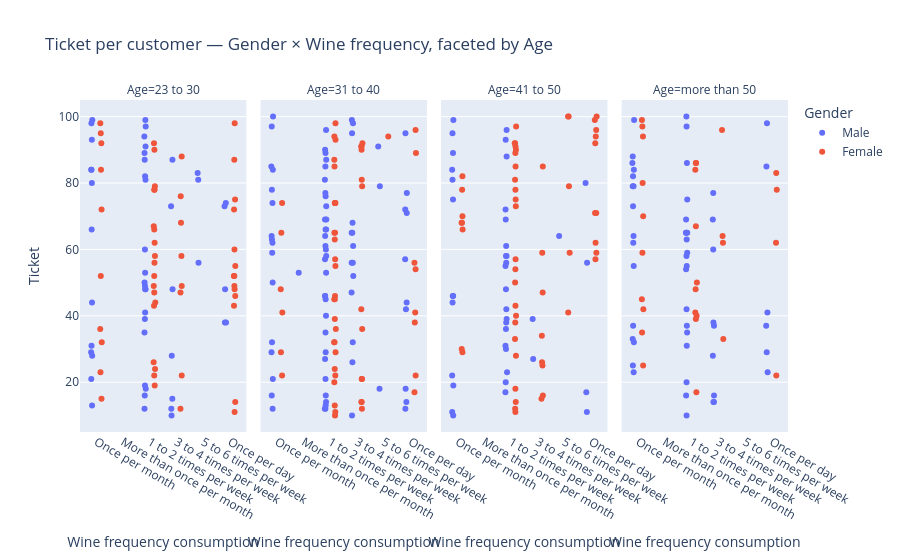

The cell this chart's notebook holds for it:
### Code cell
# Strip / scatter view: ticket per individual, colored by frequency, faceted by age
fig = px.strip(df, x='Wine frequency consumption', y='Ticket', color='Gender',
               facet_col='Age', category_orders={'Age': age_order, 'Wine frequency consumption': freq_order},
               title='Ticket per customer — Gender × Wine frequency, faceted by Age')
fig.update_xaxes(tickangle=30)
fig.show()

### Figure 1 — Plotly figure (JSON) as saved in the notebook; plotly's stock layout.template omitted (floating-point values rounded to 4 significant figures)
{"data": [{"alignmentgroup": "True", "boxpoints": "all", "fillcolor": "rgba(255,255,255,0)", "hoveron": "points", "hovertemplate": "Gender=Male<br>Age=23 to 30<br>Wine frequency consumption=%{x}<br>Ticket=%{y}<extra></extra>", "legendgroup": "Male", "line": {"color": "rgba(255,255,255,0)"}, "marker": {"color": "#636efa"}, "name": "Male", "offsetgroup": "Male", "orientation": "v", "pointpos": 0, "showlegend": true, "type": "box", "x": ["Once per month", "Once per day", "1 to 2 times per week", "1 to 2 times per week", "3 to 4 times per week", "1 to 2 times per week", "Once per day", "1 to 2 times per week", "1 to 2 times per week", "Once per month", "Once per day", "Once per day", "Once per month", "Once per month", "3 to 4 times per week", "3 to 4 times per week", "1 to 2 times per week", "5 to 6 times per week", "Once per month", "1 to 2 times per week", "1 to 2 times per week", "Once per month", "3 to 4 times per week", "3 to 4 times per week", "1 to 2 times per week", "Once per month", "5 to 6 times per week", "Once per month", "Once per month", "3 to 4 times per week", "1 to 2 times per week", "1 to 2 times per week", "1 to 2 times per week", "Once per month", "Once per month", "Once per month", "1 to 2 times per week", "1 to 2 times per week", "3 to 4 times per week", "1 to 2 times per week", "Once per day", "Once per month", "5 to 6 times per week", "1 to 2 times per week", "1 to 2 times per week", "1 to 2 times per week", "1 to 2 times per week", "1 to 2 times per week", "1 to 2 times per week"], "x0": " ", "xaxis": "x", "y": [13, 38, 82, 12, 28, 87, 74, 81, 48, 80, 38, 73, 93, 29, 73, 10, 94, 81, 99, 49, 91, 21, 87, 15, 16, 84, 83, 31, 66, 12, 39, 53, 48, 98, 28, 44, 18, 50, 48, 99, 48, 84, 56, 60, 89, 97, 19, 35, 41], "y0": " ", "yaxis": "y"}, {"alignmentgroup": "True", "boxpoints": "all", "fillcolor": "rgba(255,255,255,0)", "hoveron": "points", "hovertemplate": "Gender=Female<br>Age=23 to 30<br>Wine frequency consumption=%{x}<br>Ticket=%{y}<extra></extra>", "legendgroup": "Female", "line": {"color": "rgba(255,255,255,0)"}, "marker": {"color": "#EF553B"}, "name": "Female", "offsetgroup": "Female", "orientation": "v", "pointpos": 0, "showlegend": true, "type": "box", "x": ["Once per day", "3 to 4 times per week", "3 to 4 times per week", "Once per day", "Once per month", "1 to 2 times per week", "1 to 2 times per week", "1 to 2 times per week", "1 to 2 times per week", "1 to 2 times per week", "Once per day", "1 to 2 times per week", "Once per month", "1 to 2 times per week", "Once per day", "1 to 2 times per week", "1 to 2 times per week", "Once per month", "Once per month", "3 to 4 times per week", "1 to 2 times per week", "1 to 2 times per week", "Once per day", "3 to 4 times per week", "Once per day", "Once per month", "Once per day", "Once per day", "Once per day", "1 to 2 times per week", "1 to 2 times per week", "Once per day", "3 to 4 times per week", "Once per day", "1 to 2 times per week", "Once per day", "Once per month", "1 to 2 times per week", "1 to 2 times per week", "Once per month", "Once per day", "Once per day", "Once per month", "3 to 4 times per week", "1 to 2 times per week", "Once per month", "1 to 2 times per week", "1 to 2 times per week", "Once per month", "3 to 4 times per week", "3 to 4 times per week"], "x0": " ", "xaxis": "x", "y": [72, 49, 12, 52, 52, 66, 26, 62, 24, 78, 60, 90, 36, 44, 75, 58, 52, 95, 32, 68, 22, 47, 49, 47, 14, 15, 46, 11, 98, 92, 43, 52, 88, 55, 56, 87, 98, 79, 19, 92, 43, 48, 72, 22, 67, 84, 78, 49, 23, 58, 76], "y0": " ", "yaxis": "y"}, {"alignmentgroup": "True", "boxpoints": "all", "fillcolor": "rgba(255,255,255,0)", "hoveron": "points", "hovertemplate": "Gender=Male<br>Age=31 to 40<br>Wine frequency consumption=%{x}<br>Ticket=%{y}<extra></extra>", "legendgroup": "Male", "line": {"color": "rgba(255,255,255,0)"}, "marker": {"color": "#636efa"}, "name": "Male", "offsetgroup": "Male", "orientation": "v", "pointpos": 0, "showlegend": false, "type": "box", "x": ["1 to 2 times per week", "3 to 4 times per week", "Once per month", "1 to 2 times per week", "1 to 2 times per week", "1 to 2 times per week", "1 to 2 times per week", "1 to 2 times per week", "1 to 2 times per week", "More than once per month", "Once per month", "Once per month", "Once per month", "Once per month", "1 to 2 times per week", "3 to 4 times per week", "Once per month", "3 to 4 times per week", "1 to 2 times per week", "1 to 2 times per week", "Once per month", "1 to 2 times per week", "1 to 2 times per week", "1 to 2 times per week", "1 to 2 times per week", "1 to 2 times per week", "Once per month", "3 to 4 times per week", "Once per month", "Once per month", "Once per month", "3 to 4 times per week", "1 to 2 times per week", "1 to 2 times per week", "Once per day", "1 to 2 times per week", "Once per day", "1 to 2 times per week", "1 to 2 times per week", "1 to 2 times per week", "Once per day", "1 to 2 times per week", "3 to 4 times per week", "Once per day", "3 to 4 times per week", "1 to 2 times per week", "Once per month", "Once per month", "1 to 2 times per week", "3 to 4 times per week", "Once per day", "3 to 4 times per week", "5 to 6 times per week", "3 to 4 times per week", "1 to 2 times per week", "Once per day", "1 to 2 times per week", "1 to 2 times per week", "1 to 2 times per week", "1 to 2 times per week", "1 to 2 times per week", "Once per day", "5 to 6 times per week", "1 to 2 times per week", "5 to 6 times per week", "3 to 4 times per week", "3 to 4 times per week", "Once per month", "3 to 4 times per week", "Once per day", "Once per month", "1 to 2 times per week", "Once per month", "Once per day", "3 to 4 times per week", "Once per day"], "x0": " ", "xaxis": "x2", "y": [66, 56, 84, 46, 27, 69, 60, 77, 40, 53, 12, 64, 62, 85, 46, 68, 21, 26, 12, 85, 16, 66, 57, 90, 76, 14, 29, 65, 32, 59, 74, 32, 13, 96, 42, 81, 72, 64, 87, 21, 18, 12, 52, 77, 65, 29, 63, 100, 89, 10, 12, 56, 91, 47, 53, 57, 58, 45, 35, 61, 69, 71, 79, 16, 18, 95, 99, 97, 61, 14, 50, 73, 78, 95, 98, 44], "y0": " ", "yaxis": "y2"}, {"alignmentgroup": "True", "boxpoints": "all", "fillcolor": "rgba(255,255,255,0)", "hoveron": "points", "hovertemplate": "Gender=Female<br>Age=31 to 40<br>Wine frequency consumption=%{x}<br>Ticket=%{y}<extra></extra>", "legendgroup": "Female", "line": {"color": "rgba(255,255,255,0)"}, "marker": {"color": "#EF553B"}, "name": "Female", "offsetgroup": "Female", "orientation": "v", "pointpos": 0, "showlegend": false, "type": "box", "x": ["1 to 2 times per week", "1 to 2 times per week", "1 to 2 times per week", "3 to 4 times per week", "Once per month", "1 to 2 times per week", "1 to 2 times per week", "5 to 6 times per week", "3 to 4 times per week", "3 to 4 times per week", "1 to 2 times per week", "1 to 2 times per week", "Once per day", "1 to 2 times per week", "Once per day", "1 to 2 times per week", "1 to 2 times per week", "1 to 2 times per week", "Once per month", "1 to 2 times per week", "Once per day", "Once per month", "1 to 2 times per week", "3 to 4 times per week", "Once per month", "3 to 4 times per week", "1 to 2 times per week", "3 to 4 times per week", "Once per month", "1 to 2 times per week", "3 to 4 times per week", "1 to 2 times per week", "1 to 2 times per week", "3 to 4 times per week", "1 to 2 times per week", "3 to 4 times per week", "1 to 2 times per week", "1 to 2 times per week", "Once per day", "1 to 2 times per week", "1 to 2 times per week", "1 to 2 times per week", "3 to 4 times per week", "3 to 4 times per week", "1 to 2 times per week", "1 to 2 times per week", "Once per month", "1 to 2 times per week", "3 to 4 times per week", "1 to 2 times per week", "3 to 4 times per week", "Once per day", "Once per day", "Once per day", "Once per day"], "x0": " ", "xaxis": "x2", "y": [10, 87, 74, 81, 65, 94, 11, 94, 42, 21, 65, 57, 56, 24, 17, 74, 29, 39, 22, 45, 96, 74, 65, 14, 29, 14, 74, 92, 48, 20, 79, 22, 36, 21, 85, 91, 55, 63, 38, 32, 93, 13, 12, 91, 45, 46, 41, 32, 90, 98, 36, 22, 89, 41, 54], "y0": " ", "yaxis": "y2"}, {"alignmentgroup": "True", "boxpoints": "all", "fillcolor": "rgba(255,255,255,0)", "hoveron": "points", "hovertemplate": "Gender=Male<br>Age=41 to 50<br>Wine frequency consumption=%{x}<br>Ticket=%{y}<extra></extra>", "legendgroup": "Male", "line": {"color": "rgba(255,255,255,0)"}, "marker": {"color": "#636efa"}, "name": "Male", "offsetgroup": "Male", "orientation": "v", "pointpos": 0, "showlegend": false, "type": "box", "x": ["Once per month", "Once per day", "Once per month", "Once per month", "Once per month", "Once per month", "1 to 2 times per week", "1 to 2 times per week", "Once per month", "1 to 2 times per week", "Once per month", "1 to 2 times per week", "Once per month", "Once per day", "Once per month", "5 to 6 times per week", "Once per month", "3 to 4 times per week", "1 to 2 times per week", "Once per day", "Once per month", "1 to 2 times per week", "1 to 2 times per week", "1 to 2 times per week", "1 to 2 times per week", "1 to 2 times per week", "1 to 2 times per week", "1 to 2 times per week", "Once per day", "1 to 2 times per week", "Once per month", "1 to 2 times per week", "Once per month", "1 to 2 times per week", "1 to 2 times per week", "1 to 2 times per week", "1 to 2 times per week", "1 to 2 times per week", "3 to 4 times per week", "1 to 2 times per week"], "x0": " ", "xaxis": "x3", "y": [19, 17, 46, 81, 95, 11, 20, 72, 84, 58, 44, 88, 46, 80, 10, 64, 22, 27, 55, 56, 89, 23, 48, 69, 17, 58, 96, 38, 11, 42, 75, 61, 99, 56, 36, 30, 39, 93, 39, 31], "y0": " ", "yaxis": "y3"}, {"alignmentgroup": "True", "boxpoints": "all", "fillcolor": "rgba(255,255,255,0)", "hoveron": "points", "hovertemplate": "Gender=Female<br>Age=41 to 50<br>Wine frequency consumption=%{x}<br>Ticket=%{y}<extra></extra>", "legendgroup": "Female", "line": {"color": "rgba(255,255,255,0)"}, "marker": {"color": "#EF553B"}, "name": "Female", "offsetgroup": "Female", "orientation": "v", "pointpos": 0, "showlegend": false, "type": "box", "x": ["Once per month", "1 to 2 times per week", "1 to 2 times per week", "Once per day", "1 to 2 times per week", "Once per day", "Once per day", "1 to 2 times per week", "1 to 2 times per week", "1 to 2 times per week", "1 to 2 times per week", "3 to 4 times per week", "5 to 6 times per week", "Once per month", "5 to 6 times per week", "1 to 2 times per week", "1 to 2 times per week", "Once per day", "3 to 4 times per week", "Once per day", "1 to 2 times per week", "1 to 2 times per week", "1 to 2 times per week", "1 to 2 times per week", "Once per month", "1 to 2 times per week", "Once per day", "Once per day", "1 to 2 times per week", "Once per month", "3 to 4 times per week", "5 to 6 times per week", "Once per day", "Once per day", "Once per month", "Once per month", "Once per month", "3 to 4 times per week", "1 to 2 times per week", "1 to 2 times per week", "3 to 4 times per week", "3 to 4 times per week", "1 to 2 times per week", "Once per day", "3 to 4 times per week", "1 to 2 times per week", "5 to 6 times per week", "1 to 2 times per week", "5 to 6 times per week", "3 to 4 times per week", "Once per month", "1 to 2 times per week", "1 to 2 times per week", "1 to 2 times per week"], "x0": " ", "xaxis": "x3", "y": [66, 92, 81, 94, 43, 99, 59, 92, 11, 38, 18, 34, 59, 78, 41, 75, 14, 71, 25, 71, 50, 33, 90, 91, 30, 12, 62, 57, 85, 68, 15, 100, 96, 100, 29, 82, 70, 16, 97, 40, 26, 85, 78, 92, 59, 89, 100, 73, 79, 47, 68, 57, 54, 28], "y0": " ", "yaxis": "y3"}, {"alignmentgroup": "True", "boxpoints": "all", "fillcolor": "rgba(255,255,255,0)", "hoveron": "points", "hovertemplate": "Gender=Male<br>Age=more than 50<br>Wine frequency consumption=%{x}<br>Ticket=%{y}<extra></extra>", "legendgroup": "Male", "line": {"color": "rgba(255,255,255,0)"}, "marker": {"color": "#636efa"}, "name": "Male", "offsetgroup": "Male", "orientation": "v", "pointpos": 0, "showlegend": false, "type": "box", "x": ["3 to 4 times per week", "1 to 2 times per week", "Once per month", "Once per month", "1 to 2 times per week", "1 to 2 times per week", "3 to 4 times per week", "3 to 4 times per week", "Once per day", "Once per month", "Once per month", "1 to 2 times per week", "Once per month", "Once per day", "3 to 4 times per week", "Once per month", "Once per month", "1 to 2 times per week", "Once per month", "Once per day", "1 to 2 times per week", "1 to 2 times per week", "1 to 2 times per week", "Once per month", "3 to 4 times per week", "1 to 2 times per week", "1 to 2 times per week", "Once per day", "1 to 2 times per week", "3 to 4 times per week", "Once per month", "Once per month", "Once per day", "1 to 2 times per week", "1 to 2 times per week", "Once per month", "1 to 2 times per week", "1 to 2 times per week", "1 to 2 times per week", "1 to 2 times per week", "3 to 4 times per week", "3 to 4 times per week", "3 to 4 times per week", "Once per month", "Once per day", "Once per month", "1 to 2 times per week", "Once per month", "1 to 2 times per week", "1 to 2 times per week", "Once per month"], "x0": " ", "xaxis": "x4", "y": [37, 65, 84, 73, 31, 16, 16, 69, 98, 33, 82, 20, 25, 41, 14, 79, 99, 37, 64, 85, 42, 86, 63, 23, 60, 55, 35, 37, 10, 28, 79, 86, 23, 75, 54, 88, 69, 97, 65, 58, 14, 38, 77, 37, 29, 32, 59, 62, 100, 65, 55], "y0": " ", "yaxis": "y4"}, {"alignmentgroup": "True", "boxpoints": "all", "fillcolor": "rgba(255,255,255,0)", "hoveron": "points", "hovertemplate": "Gender=Female<br>Age=more than 50<br>Wine frequency consumption=%{x}<br>Ticket=%{y}<extra></extra>", "legendgroup": "Female", "line": {"color": "rgba(255,255,255,0)"}, "marker": {"color": "#EF553B"}, "name": "Female", "offsetgroup": "Female", "orientation": "v", "pointpos": 0, "showlegend": false, "type": "box", "x": ["Once per month", "3 to 4 times per week", "Once per month", "Once per month", "1 to 2 times per week", "1 to 2 times per week", "1 to 2 times per week", "1 to 2 times per week", "Once per month", "Once per month", "Once per month", "1 to 2 times per week", "Once per month", "Once per month", "1 to 2 times per week", "Once per day", "3 to 4 times per week", "Once per month", "1 to 2 times per week", "Once per day", "1 to 2 times per week", "Once per day", "3 to 4 times per week", "Once per month", "Once per day", "1 to 2 times per week", "3 to 4 times per week", "1 to 2 times per week"], "x0": " ", "xaxis": "x4", "y": [59, 62, 97, 99, 50, 39, 48, 86, 45, 25, 42, 67, 94, 35, 41, 78, 33, 80, 84, 22, 40, 62, 96, 70, 83, 17, 64, 86], "y0": " ", "yaxis": "y4"}], "layout": {"annotations": [{"font": {}, "showarrow": false, "text": "Age=23 to 30", "x": 0.1175, "xanchor": "center", "xref": "paper", "y": 1, "yanchor": "bottom", "yref": "paper"}, {"font": {}, "showarrow": false, "text": "Age=31 to 40", "x": 0.3725, "xanchor": "center", "xref": "paper", "y": 1, "yanchor": "bottom", "yref": "paper"}, {"font": {}, "showarrow": false, "text": "Age=41 to 50", "x": 0.6275, "xanchor": "center", "xref": "paper", "y": 1, "yanchor": "bottom", "yref": "paper"}, {"font": {}, "showarrow": false, "text": "Age=more than 50", "x": 0.8825, "xanchor": "center", "xref": "paper", "y": 1, "yanchor": "bottom", "yref": "paper"}], "boxmode": "group", "legend": {"title": {"text": "Gender"}, "tracegroupgap": 0}, "title": {"text": "Ticket per customer — Gender × Wine frequency, faceted by Age"}, "xaxis": {"anchor": "y", "categoryarray": ["Once per month", "More than once per month", "1 to 2 times per week", "3 to 4 times per week", "5 to 6 times per week", "Once per day"], "categoryorder": "array", "domain": [0, 0.235], "tickangle": 30, "title": {"text": "Wine frequency consumption"}}, "xaxis2": {"anchor": "y2", "categoryarray": ["Once per month", "More than once per month", "1 to 2 times per week", "3 to 4 times per week", "5 to 6 times per week", "Once per day"], "categoryorder": "array", "domain": [0.255, 0.49], "matches": "x", "tickangle": 30, "title": {"text": "Wine frequency consumption"}}, "xaxis3": {"anchor": "y3", "categoryarray": ["Once per month", "More than once per month", "1 to 2 times per week", "3 to 4 times per week", "5 to 6 times per week", "Once per day"], "categoryorder": "array", "domain": [0.51, 0.745], "matches": "x", "tickangle": 30, "title": {"text": "Wine frequency consumption"}}, "xaxis4": {"anchor": "y4", "categoryarray": ["Once per month", "More than once per month", "1 to 2 times per week", "3 to 4 times per week", "5 to 6 times per week", "Once per day"], "categoryorder": "array", "domain": [0.765, 1.0], "matches": "x", "tickangle": 30, "title": {"text": "Wine frequency consumption"}}, "yaxis": {"anchor": "x", "domain": [0, 1], "title": {"text": "Ticket"}}, "yaxis2": {"anchor": "x2", "domain": [0, 1], "matches": "y", "showticklabels": false}, "yaxis3": {"anchor": "x3", "domain": [0, 1], "matches": "y", "showticklabels": false}, "yaxis4": {"anchor": "x4", "domain": [0, 1], "matches": "y", "showticklabels": false}}}
